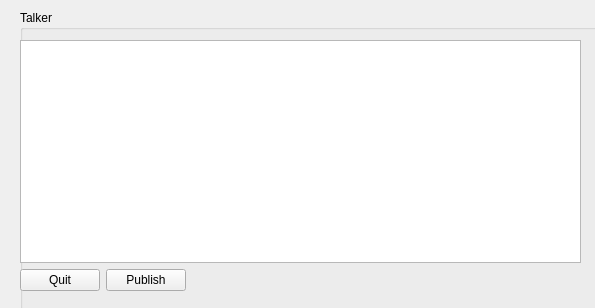
<?xml version="1.0" encoding="UTF-8"?>
<ui version="4.0">
 <class>talker</class>
 <widget class="QWidget" name="talker">
  <property name="geometry">
   <rect>
    <x>0</x>
    <y>0</y>
    <width>595</width>
    <height>308</height>
   </rect>
  </property>
  <property name="windowTitle">
   <string>Talker ROSPY</string>
  </property>
  <widget class="QGroupBox" name="groupBox">
   <property name="geometry">
    <rect>
     <x>20</x>
     <y>10</y>
     <width>581</width>
     <height>301</height>
    </rect>
   </property>
   <property name="title">
    <string>Talker</string>
   </property>
   <widget class="QWidget" name="verticalLayoutWidget">
    <property name="geometry">
     <rect>
      <x>0</x>
      <y>30</y>
      <width>561</width>
      <height>251</height>
     </rect>
    </property>
    <layout class="QVBoxLayout" name="verticalLayout">
     <item>
      <widget class="QListView" name="logView"/>
     </item>
     <item>
      <layout class="QHBoxLayout" name="horizontalLayout">
       <item>
        <widget class="QPushButton" name="quitButton">
         <property name="text">
          <string>Quit</string>
         </property>
        </widget>
       </item>
       <item>
        <widget class="QPushButton" name="publishButton">
         <property name="text">
          <string>Publish</string>
         </property>
        </widget>
       </item>
       <item>
        <spacer name="horizontalSpacer">
         <property name="orientation">
          <enum>Qt::Horizontal</enum>
         </property>
         <property name="sizeHint" stdset="0">
          <size>
           <width>40</width>
           <height>20</height>
          </size>
         </property>
        </spacer>
       </item>
      </layout>
     </item>
    </layout>
   </widget>
  </widget>
 </widget>
 <resources/>
 <connections/>
</ui>
